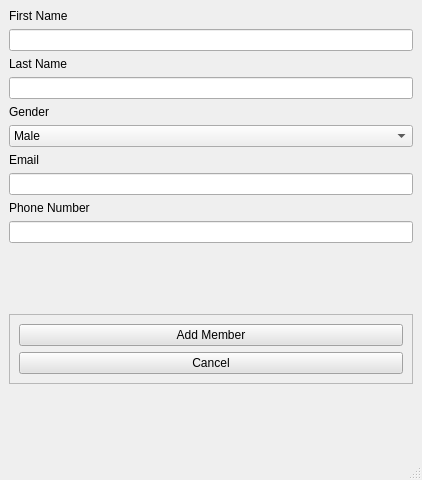
<?xml version="1.0" encoding="UTF-8"?>
<ui version="4.0">
 <class>addmember</class>
 <widget class="QMainWindow" name="addmember">
  <property name="geometry">
   <rect>
    <x>0</x>
    <y>0</y>
    <width>422</width>
    <height>480</height>
   </rect>
  </property>
  <property name="windowTitle">
   <string>MainWindow</string>
  </property>
  <widget class="QWidget" name="centralwidget">
   <layout class="QVBoxLayout" name="verticalLayout">
    <item>
     <layout class="QGridLayout" name="gridLayout_3">
      <item row="11" column="0">
       <widget class="QLineEdit" name="lineEdit_4"/>
      </item>
      <item row="0" column="0">
       <widget class="QLabel" name="label_8">
        <property name="styleSheet">
         <string notr="true">QLabel{
	font: 600 14pt &quot;Zilla Slab SemiBold&quot;;
	color: rgb(0, 0, 0);
}</string>
        </property>
        <property name="text">
         <string>First Name</string>
        </property>
       </widget>
      </item>
      <item row="10" column="0">
       <widget class="QLabel" name="label_7">
        <property name="styleSheet">
         <string notr="true">QLabel{
	font: 600 14pt &quot;Zilla Slab SemiBold&quot;;
	color: rgb(0, 0, 0);
}</string>
        </property>
        <property name="text">
         <string>Email</string>
        </property>
       </widget>
      </item>
      <item row="2" column="0">
       <widget class="QLabel" name="label_6">
        <property name="styleSheet">
         <string notr="true">QLabel{
	font: 600 14pt &quot;Zilla Slab SemiBold&quot;;
	color: rgb(0, 0, 0);
}</string>
        </property>
        <property name="text">
         <string>Last Name</string>
        </property>
       </widget>
      </item>
      <item row="13" column="0">
       <widget class="QLineEdit" name="lineEdit_5"/>
      </item>
      <item row="3" column="0">
       <widget class="QLineEdit" name="lineEdit_7"/>
      </item>
      <item row="12" column="0">
       <widget class="QLabel" name="label_9">
        <property name="styleSheet">
         <string notr="true">QLabel{
	font: 600 14pt &quot;Zilla Slab SemiBold&quot;;
	color: rgb(0, 0, 0);
}</string>
        </property>
        <property name="text">
         <string>Phone Number</string>
        </property>
       </widget>
      </item>
      <item row="4" column="0">
       <widget class="QLabel" name="label">
        <property name="styleSheet">
         <string notr="true">QLabel{
	font: 600 14pt &quot;Zilla Slab SemiBold&quot;;
	color: rgb(0, 0, 0);
}</string>
        </property>
        <property name="text">
         <string>Gender</string>
        </property>
       </widget>
      </item>
      <item row="1" column="0">
       <widget class="QLineEdit" name="lineEdit_6"/>
      </item>
      <item row="7" column="0">
       <widget class="QComboBox" name="comboBox">
        <item>
         <property name="text">
          <string>Male</string>
         </property>
        </item>
        <item>
         <property name="text">
          <string>Female</string>
         </property>
        </item>
        <item>
         <property name="text">
          <string>No gender</string>
         </property>
        </item>
       </widget>
      </item>
     </layout>
    </item>
    <item alignment="Qt::AlignVCenter">
     <widget class="QFrame" name="frame">
      <property name="frameShape">
       <enum>QFrame::StyledPanel</enum>
      </property>
      <property name="frameShadow">
       <enum>QFrame::Raised</enum>
      </property>
      <layout class="QGridLayout" name="gridLayout_4">
       <item row="3" column="0">
        <widget class="QPushButton" name="pushButton_4">
         <property name="styleSheet">
          <string notr="true">QPushButton{
	background-color: rgb(226, 226, 226);
	color: rgb(0, 0, 0);
	font: 700 11pt &quot;Segoe UI&quot;;
}</string>
         </property>
         <property name="text">
          <string>Cancel</string>
         </property>
        </widget>
       </item>
       <item row="2" column="0">
        <widget class="QPushButton" name="pushButton_3">
         <property name="styleSheet">
          <string notr="true">QPushButton{
	background-color: rgb(226, 226, 226);
	color: rgb(0, 0, 0);
	font: 700 11pt &quot;Segoe UI&quot;;
}</string>
         </property>
         <property name="text">
          <string>Add Member</string>
         </property>
        </widget>
       </item>
      </layout>
     </widget>
    </item>
   </layout>
  </widget>
  <widget class="QMenuBar" name="menubar">
   <property name="geometry">
    <rect>
     <x>0</x>
     <y>0</y>
     <width>422</width>
     <height>21</height>
    </rect>
   </property>
  </widget>
  <widget class="QStatusBar" name="statusbar"/>
 </widget>
 <resources/>
 <connections/>
</ui>
